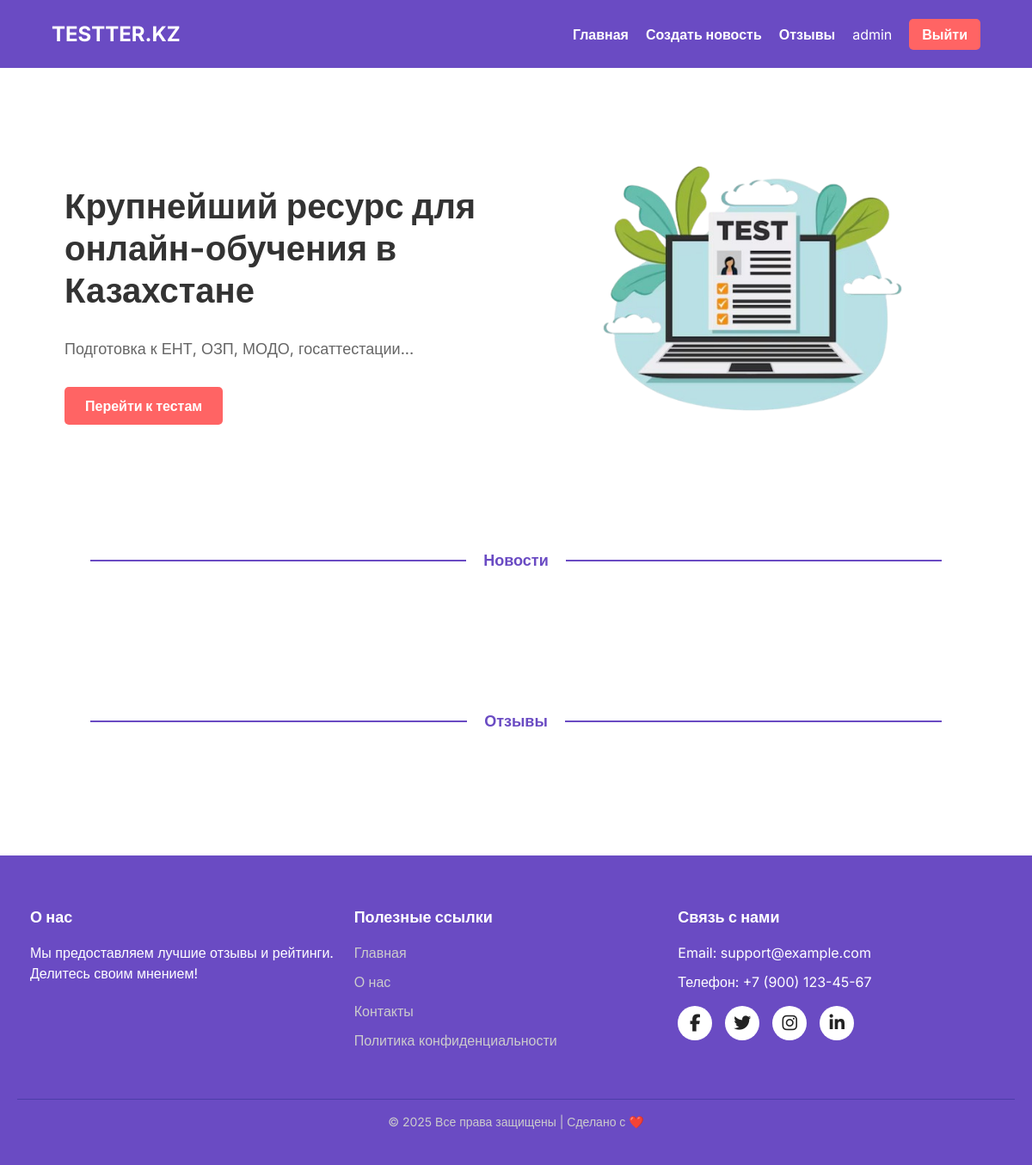
Before: / (signed in) with the older database file.
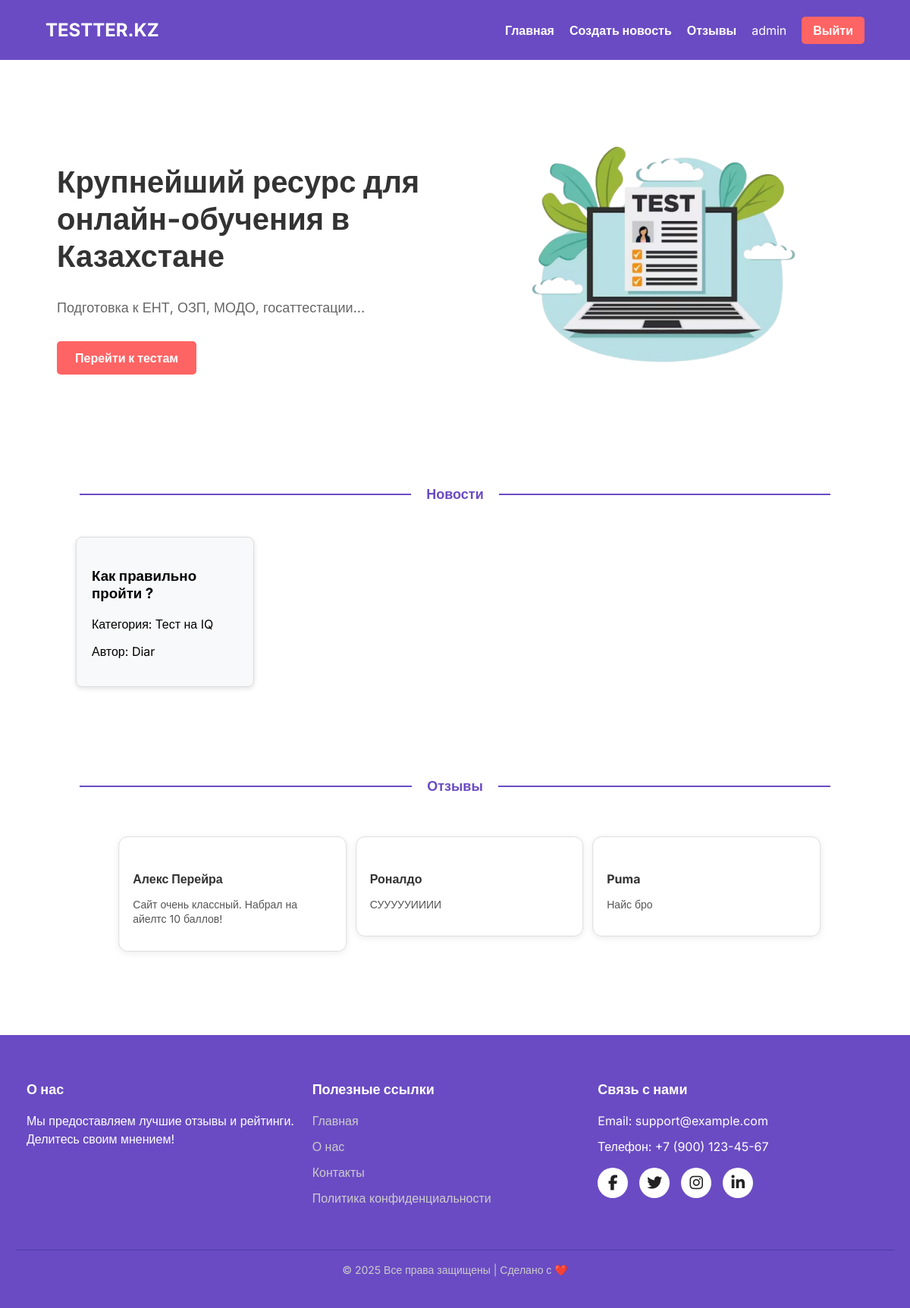
After: the same page with the newer database file.
### main/models.py (models this page shows, shortened)
class News(models.Model):
    author = models.CharField(max_length=200)
    popularity = models.BooleanField(default=False)
    category = models.ForeignKey(Subject, on_delete=models.CASCADE, blank=True, null=True)
    img1 = models.ImageField(upload_to='upload', blank=True, null=True)
    img2 = models.ImageField(upload_to='upload', blank=True, null=True)
    title = models.CharField(max_length=200)
    description = models.TextField()
    created = models.DateTimeField(auto_now_add=True)

class Subject(models.Model):
    name = models.CharField(max_length=200)
    def __str__(self):
        return self.name

class Review(models.Model):
    user = models.ForeignKey(User, on_delete=models.CASCADE, blank=True, null=True)
    name = models.CharField(max_length=30)
    text = models.TextField(max_length=250)

### main/views.py (the view)
# urls.py: path('', views.base, name='home'),
def base(request):
    news = News.objects.all()
    comments = Review.objects.all()
    return render(request, 'base.html', {'news':news, 'comments':comments})

### main/templates/base.html (shortened to what this page needs)
{% extends 'layout.html' %}
{% load static %}
{% block content %}
    <div class="container">
        <section class="hero">
            <div class="text-content">
                <h1>Крупнейший ресурс для онлайн-обучения в Казахстане</h1>
                <p>Подготовка к ЕНТ, ОЗП, МОДО, госаттестации...</p>
                {% if user.is_authenticated %}
                    <a href="{% url 'tests' %}" class="btn">Перейти к тестам</a>
                {% else %}
                    <a href="{% url 'register' %}" class="btn">Зарегистрироваться</a>
                {% endif %}
            </div>
            <div class="image-content">
                <img src="{% static 'main/img/laptop.png' %}" alt="Обучение онлайн">
            </div>
        </section>
    </div>
    <div class="divider">
        <span class="divider-text">Новости</span>
    </div>
    <div class="news-wrapper" style="margin-bottom: 100px;">
        {% for new in news %}
            {% if forloop.counter0|divisibleby:4 %}
                <div class="news-row">
            {% endif %}
            <a href="{% url 'news_detail' new.id %}" class="news-item">
                <h3>{{ new.title }}</h3>
                <p>Категория: {{ new.category }}</p>
                <p>Автор: {{ new.author }}</p>
            </a>
            {% if forloop.counter|divisibleby:4 or forloop.last %}
                </div>
            {% endif %}
        {% endfor %}
    </div>
    {% if user.is_authenticated %}
        <div class="divider">
            <span class="divider-text">Отзывы</span>
        </div>
                <div class="swiper mySwiper" style="max-width: 1300px; overflow: hidden; margin-bottom: 100px;">
                    <div class="swiper-wrapper">
                        {% for i in comments %}
                            <div class="swiper-slide">
                                <div class="review-card">
                                    <h5 class="review-name">{{ i.name }}</h5>
                                    <p class="review-text">{{ i.text }}</p>
                                </div>
                            </div>
                        {% endfor %}
                    </div>
                </div>
    {% endif %}
{% endblock %}

### main/templates/layout.html (shortened to what this page needs)
{% load static %}
<!DOCTYPE html>
<html lang="ru">
<head>
    <link rel="stylesheet" href="{% static 'main/css/main.css' %}">
    <link rel="stylesheet" href="https://cdn.jsdelivr.net/npm/swiper@11/swiper-bundle.min.css"/>
</head>
<body>
    <header>
        <div class="container">
            <div class="logo"><a href="{% url 'home' %}" style="text-decoration: none; color: white;">TESTTER.KZ</a></div>
            <nav>
                <ul>
                    <li><a href="{% url 'home' %}">Главная</a></li>
                    {% if user.is_authenticated %}
                        {% if user.is_superuser %}
                            <li><a href="{% url 'news_form' %}">Создать новость</a></li>
                        {% endif %}
                        <li><a href="{% url 'otzv' %}">Отзывы</a></li>
                        <li class="user">{{ user.username }}</li>
                        <li><a href="{% url 'logout' %}" class="logout">Выйти</a></li>
                    {% else %}
                        <li><a href="{% url 'register' %}">Регистрация</a></li>
                        <li><a href="{% url 'login' %}">Войти</a></li>
                    {% endif %}
                </ul>
            </nav>
        </div>
    </header>
    <main>
        {% block content %}{% endblock %}
    </main>
    <footer class="footer">
        <div class="footer-container">
            <div class="footer-column">
                <h3>О нас</h3>
                <p>Мы предоставляем лучшие отзывы и рейтинги. Делитесь своим мнением!</p>
            </div>
            <div class="footer-column">
                <h3>Полезные ссылки</h3>
                <ul>
                    <li><a href="#">Главная</a></li>
                    <li><a href="#">О нас</a></li>
                    <li><a href="#">Контакты</a></li>
                    <li><a href="#">Политика конфиденциальности</a></li>
                </ul>
            </div>
            <div class="footer-column">
                <h3>Связь с нами</h3>
                <ul>
                    <li>Email: support@example.com</li>
                    <li>Телефон: +7 (900) 123-45-67</li>
                </ul>
                <div class="footer-social">
                    <a href="#"><i class="fab fa-facebook-f"></i></a>
                    <a href="#"><i class="fab fa-twitter"></i></a>
                    <a href="#"><i class="fab fa-instagram"></i></a>
                    <a href="#"><i class="fab fa-linkedin-in"></i></a>
                </div>
            </div>
        </div>
        <div class="footer-bottom">
            © 2025 Все права защищены | Сделано с ❤️
        </div>
    </footer>
</body>
</html>

### main/static/main/css/main.css (style rules this page uses)
body { font-family: 'Inter', sans-serif; margin: 0; padding: 0; background-color: #fff; }
.review-card { background: #fff; padding: 18px; border-radius: 12px; border: 1px solid #ddd; box-shadow: 0 2px 10px rgba(0, 0, 0, 0.08); text-align: left; height: auto; width: 100%; max-width: 320px; margin: 10px auto; }
.review-name { font-size: 16px; font-weight: bold; color: #333; margin-bottom: 6px; }
.review-text { font-size: 14px; color: #555; line-height: 1.4; }
.footer { background-color: #6A4BC3; color: #FFFFFF; padding: 40px 20px; font-size: 16px; line-height: 1.5; }
.footer-container { max-width: 1200px; margin: auto; display: flex; flex-wrap: wrap; justify-content: space-between; padding: 0 15px; }
.footer-column { flex: 1; min-width: 250px; margin-bottom: 20px; }
.footer-column h3 { font-size: 18px; margin-bottom: 15px; font-weight: 700; color: #fff; }
.footer-column ul { list-style: none; padding: 0; }
.footer-column ul li { margin-bottom: 10px; }
.footer-column ul li a { color: #CCCCCC; text-decoration: none; transition: color 0.3s; }
.footer-social { display: flex; gap: 15px; margin-top: 15px; }
.footer-social a { display: inline-block; width: 40px; height: 40px; background-color: #fff; color: #222; text-align: center; line-height: 40px; border-radius: 50%; font-size: 20px; transition: transform 0.3s ease, background-color 0.3s ease; }
.footer-bottom { text-align: center; margin-top: 20px; padding-top: 15px; border-top: 1px solid #4C3DA8; font-size: 14px; color: #CCCCCC; }
.container { width: 90%; max-width: 1200px; margin: 0 auto; display: flex; justify-content: space-between; align-items: center; padding: 15px 0; }
header { background-color: #6A4BC3; padding: 10px 0; color: #fff; }
.logo { font-size: 24px; font-weight: bold; }
nav ul { list-style: none; display: flex; gap: 20px; margin: 0; padding: 0; }
nav ul li a { color: #fff; text-decoration: none; font-size: 16px; font-weight: 700; transition: color 0.3s ease; }
nav ul li .logout { background-color: #FF6464; color: #fff; padding: 8px 15px; border-radius: 5px; font-weight: 700; transition: all 0.3s ease; }
.hero { display: flex; align-items: center; justify-content: space-between; padding: 60px 15px; }
.text-content { max-width: 50%; }
.text-content h1 { font-size: 40px; font-weight: 700; color: #333; }
.text-content p { font-size: 18px; color: #666; }
.btn { display: inline-block; background-color: #FF6464; color: #fff; padding: 12px 24px; text-decoration: none; border-radius: 5px; margin-top: 15px; font-size: 16px; font-weight: 700; transition: background 0.3s ease; }
.image-content img { width: 100%; max-width: 500px; }
.divider { display: flex; align-items: center; text-align: center; margin: 25px 0; padding: 20px 1300px; }
.divider::before, .divider::after { content: ""; flex: 1; border-bottom: 2px solid #6A4BC3; margin: 5px; }
.divider-text { padding: 0 15px; font-size: 18px; font-weight: bold; color: #6A4BC3; }
@media (max-width: 3200px) { .divider { padding: 20px 1000px; } }
@media (max-width: 2800px) { .divider { padding: 20px 700px; } }
@media (max-width: 2400px) { .divider { padding: 20px 500px; } }
@media (max-width: 2000px) { .divider { padding: 20px 300px; } }
@media (max-width: 1600px) { .divider { padding: 20px 100px; } }
@media (max-width: 1200px) { .divider { padding: 20px 100px; } }
.news-wrapper { display: flex; flex-direction: column; gap: 20px; padding: 0 1300px; }
.news-row { display: grid; grid-template-columns: repeat(4, 1fr); gap: 20px; justify-items: center; }
.news-item { display: block; background: #f8f9fa; padding: 20px; border-radius: 8px; box-shadow: 0 2px 6px rgba(0, 0, 0, 0.12); width: 100%; box-sizing: border-box; text-decoration: none; color: inherit; border: 1px solid #ddd; transition: transform 0.2s ease, box-shadow 0.2s ease, border 0.2s ease; min-height: 140px; }
@media (max-width: 3200px) { .news-wrapper { padding: 0 1000px; } }
@media (max-width: 2800px) { .news-wrapper { padding: 0 800px; } }
@media (max-width: 2400px) { .news-wrapper { padding: 0 600px; } }
@media (max-width: 2000px) { .news-wrapper { padding: 0 400px; } }
@media (max-width: 1600px) { .news-wrapper { padding: 0 200px; } }
@media (max-width: 1200px) { .news-wrapper { padding: 0 100px; } }

Changed rows visible on the page:
added News: title "Как правильно пройти ?", category "Тест на IQ", author "Diar"
added Review: name "Алекс Перейра", text "Сайт очень классный. Набрал на айелтс 10 баллов!"
added Review: name "Роналдо", text "СУУУУУИИИИ"
added Review: name "Puma", text "Найс бро"
